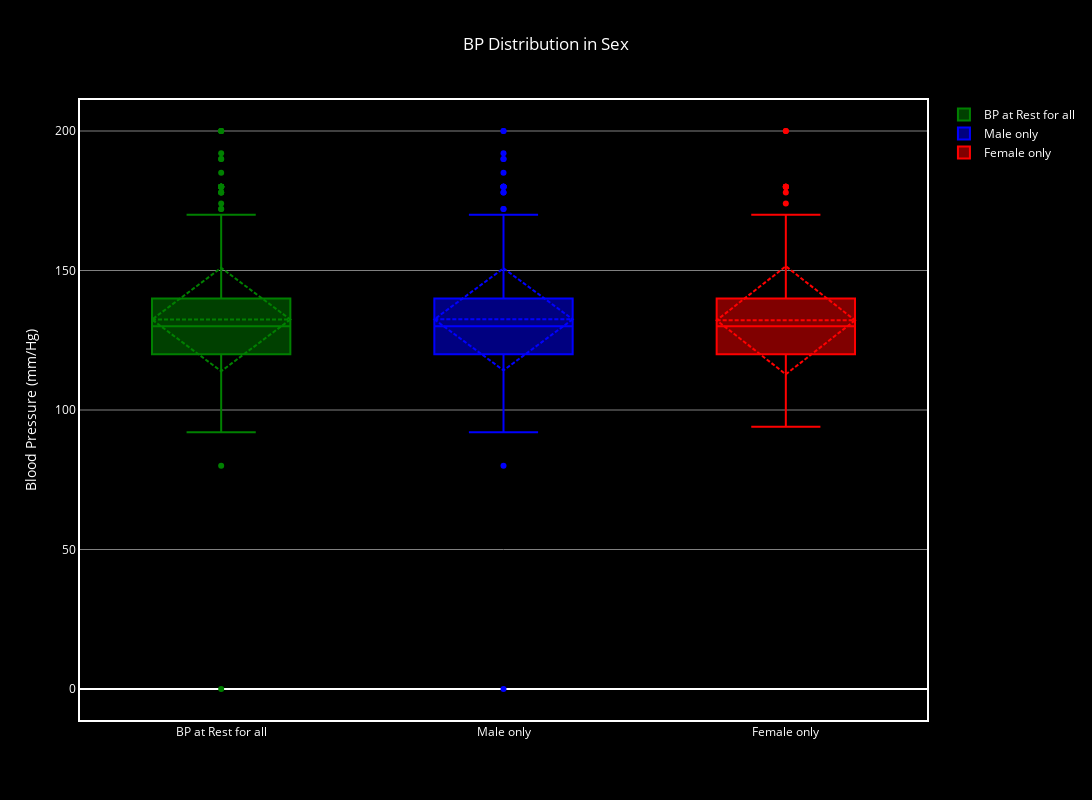

The notebook cell this image was saved under:
### Code cell
fig = go.Figure()

fig.add_trace(go.Box(y=df['trestbps'].values, name='BP at Rest for all', marker_color='green', boxmean='sd'))
fig.add_trace(go.Box(y=df[df['sex']=='Male']['trestbps'].values, name='Male only', marker_color='blue', boxmean='sd'))
fig.add_trace(go.Box(y=df[df['sex']=='Female']['trestbps'].values, name='Female only', marker_color='red', boxmean='sd'))

fig.update_layout(
    title='BP Distribution in Sex',
    yaxis_title='Blood Pressure (mm/Hg)',
    title_x=0.5,
    paper_bgcolor='black',  
    plot_bgcolor='black',  
    font=dict(color='white'),  
    xaxis=dict(
        showline=True,
        linewidth=2,
        linecolor='white',  
        mirror=True
    ),
    yaxis=dict(
        showline=True,
        linewidth=2,
        linecolor='white',  
        mirror=True,
        gridcolor='gray'
    ),
    height = 800, 
    width = 1200)

fig.show()

### Figure 1 — Plotly figure (JSON) as saved in the notebook; plotly's stock layout.template omitted (floating-point values rounded to 4 significant figures; data arrays with more than 128 entries replaced by an {"elided": "..."} marker saying what was removed)
{"data": [{"boxmean": "sd", "marker": {"color": "green"}, "name": "BP at Rest for all", "type": "box", "y": {"elided": "920 float values"}}, {"boxmean": "sd", "marker": {"color": "blue"}, "name": "Male only", "type": "box", "y": {"elided": "726 float values"}}, {"boxmean": "sd", "marker": {"color": "red"}, "name": "Female only", "type": "box", "y": {"elided": "194 float values"}}], "layout": {"font": {"color": "white"}, "height": 800, "paper_bgcolor": "black", "plot_bgcolor": "black", "title": {"text": "BP Distribution in Sex", "x": 0.5}, "width": 1200, "xaxis": {"linecolor": "white", "linewidth": 2, "mirror": true, "showline": true}, "yaxis": {"gridcolor": "gray", "linecolor": "white", "linewidth": 2, "mirror": true, "showline": true, "title": {"text": "Blood Pressure (mm/Hg)"}}}}
